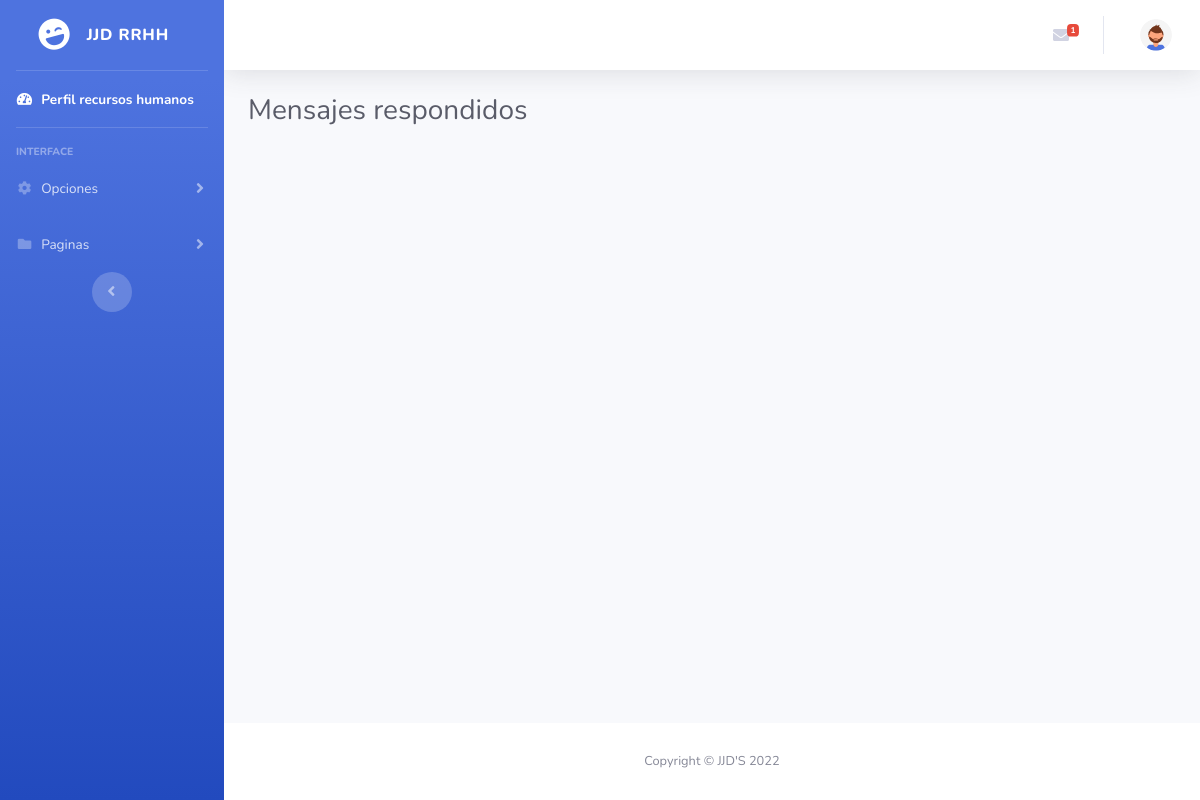
The page /Recursos-humanos/men_res.php (signed in) on the database as committed earlier.
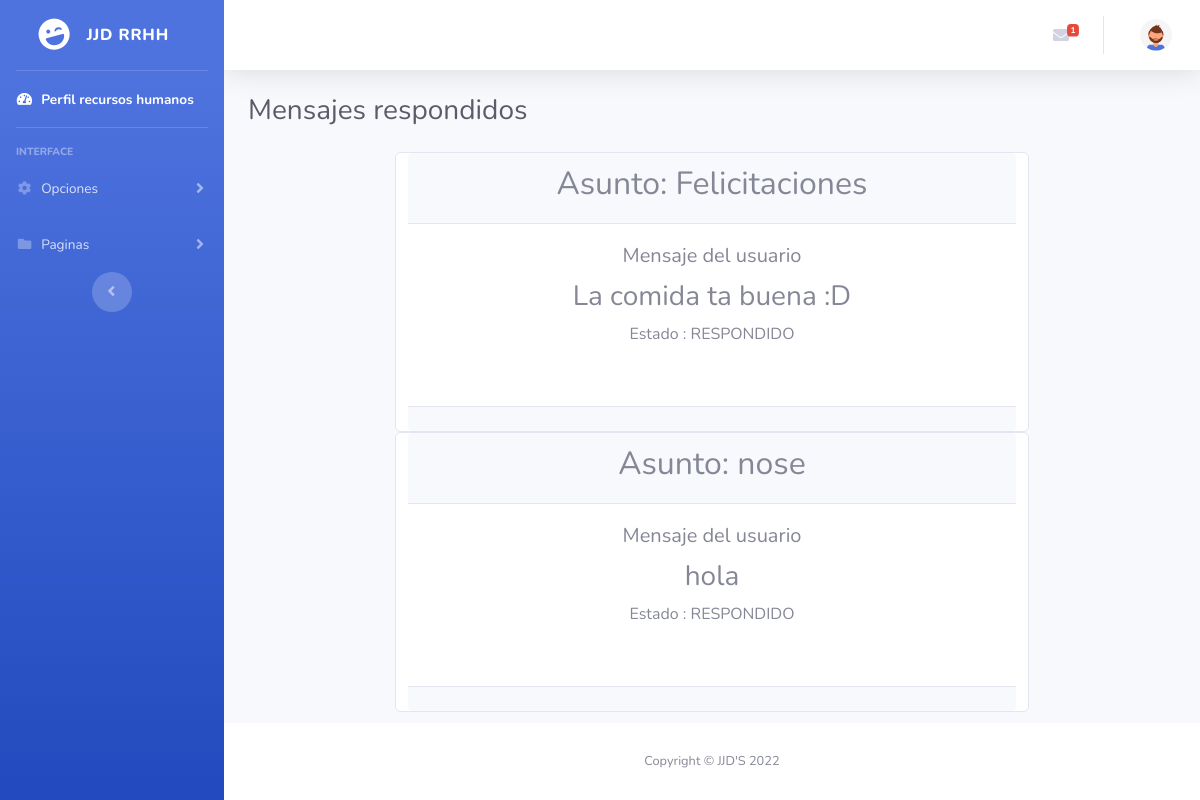
The same page on the database as committed later.
### tables this page shows
CREATE TABLE `mensajes` (
  `id` int(11) NOT NULL,
  `id_mensaje` int(11) NOT NULL,
  `Asunto` varchar(45) NOT NULL,
  `mensaje` varchar(100) NOT NULL,
  `fecha` varchar(200) NOT NULL,
  `estado` int(11) NOT NULL,
  PRIMARY KEY (`id_mensaje`),
  KEY `id` (`id`),
  CONSTRAINT `mensajes_ibfk_1` FOREIGN KEY (`id`) REFERENCES `usuarios` (`id`)
);

### Recursos-humanos/men_res.php (the view, shortened to what this page needs)
<?php require_once "vistas/parte_superior.php" ?>
                <div class="container-fluid">
                    <div class="d-sm-flex align-items-center justify-content-between mb-4">
                        <h1 class="h3 mb-0 text-gray-800">Mensajes respondidos</h1>
                    </div>
                    <div class="row">
                        <?php
                  $consulta = "SELECT * FROM mensajes";
                  $conexion = mysqli_connect("localhost","root","","jjd-food");
                  $resultado = mysqli_query($conexion, $consulta);
                  while ($Datos = mysqli_fetch_array($resultado)) {
                  $id_men = $Datos[1];
                  if ($Datos[5]== 1) {
                    ?>
                    <div class="card text-center mx-auto col-8">
                    <div class="card-header">
                    <h2>Asunto: <?php echo $Datos[2]?></h2>
                    </div>
                    <div class="card-body">
                        <h5 class="card-title"><?php echo "Mensaje del usuario";?></h5>
                        <h3 class="card-text"> <?php echo $Datos[3]?></h3>
                        <form action="validar.php?id_res=<?php echo $id_men?>" method="post">
                        <p>Estado : RESPONDIDO</p>
                        <br>
                        </form>
                    </div>
                    <div class="card-footer text-muted">
                    </div>
                    </div>
                    <?php
                   }
                  }
                   ?>
                    </div>
                </div>
                <?php require_once "vistas/parte_inferior.php" ?>

Rows that differ between the two databases and show on the page:
now on this page (row edited): mensajes: Asunto "Felicitaciones", mensaje "La comida ta buena :D"
now on this page (row edited): mensajes: Asunto "nose", mensaje "hola"
